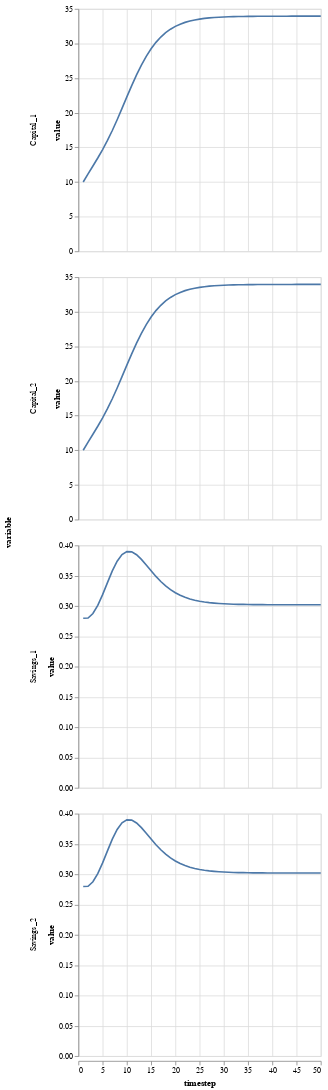

Here is the notebook cell this chart was saved with:
### Code cell
get_table(simres1) |> @vlplot(:line, x=:timestep, y=:value, row="variable:n", resolve={scale={y=:independent}})

### Figure 1 — Vega-Lite specification as saved in the notebook (floating-point values rounded to 4 significant figures; data arrays with more than 128 entries replaced by an {"elided": "..."} marker saying what was removed)
{"data": {"values": {"elided": "200 records"}}, "encoding": {"row": {"field": "variable", "type": "nominal"}, "x": {"field": "timestep", "type": "quantitative"}, "y": {"field": "value", "type": "quantitative"}}, "mark": "line", "resolve": {"scale": {"y": "independent"}}}
